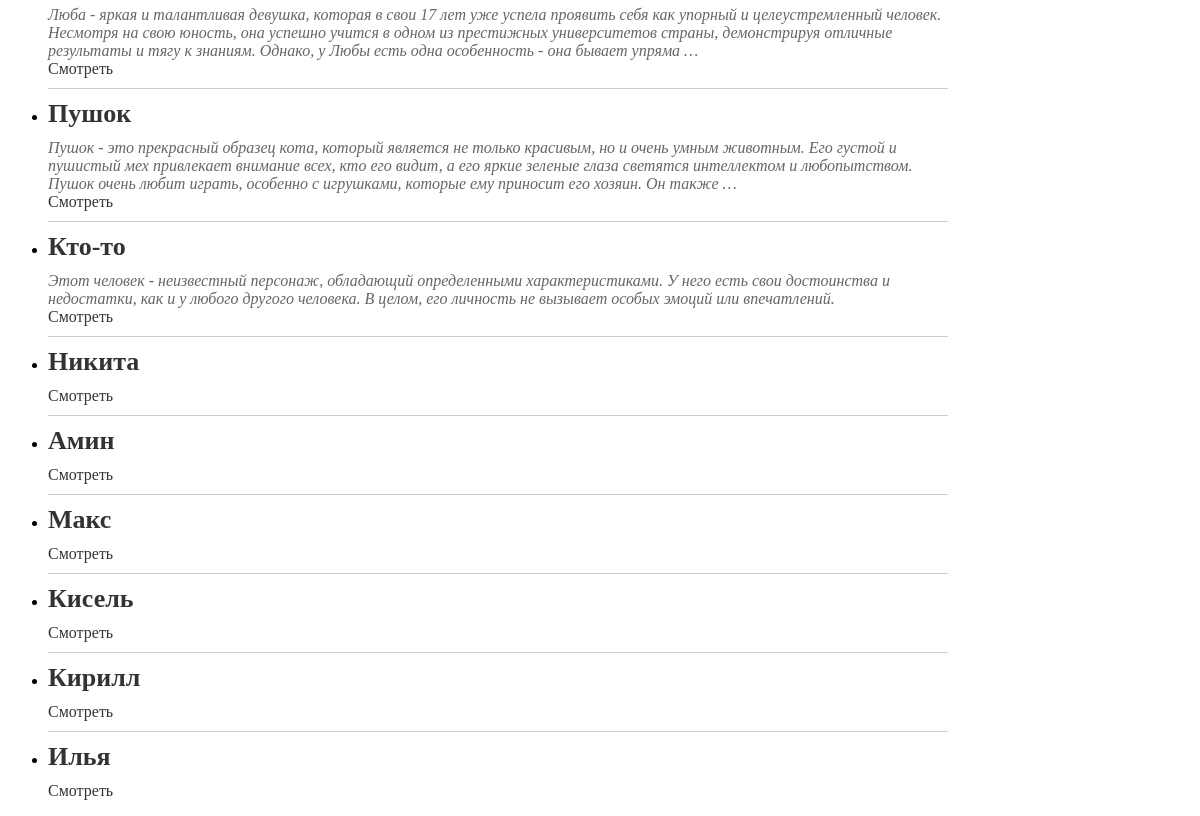
The app's page /friends/ (lower part), older data.
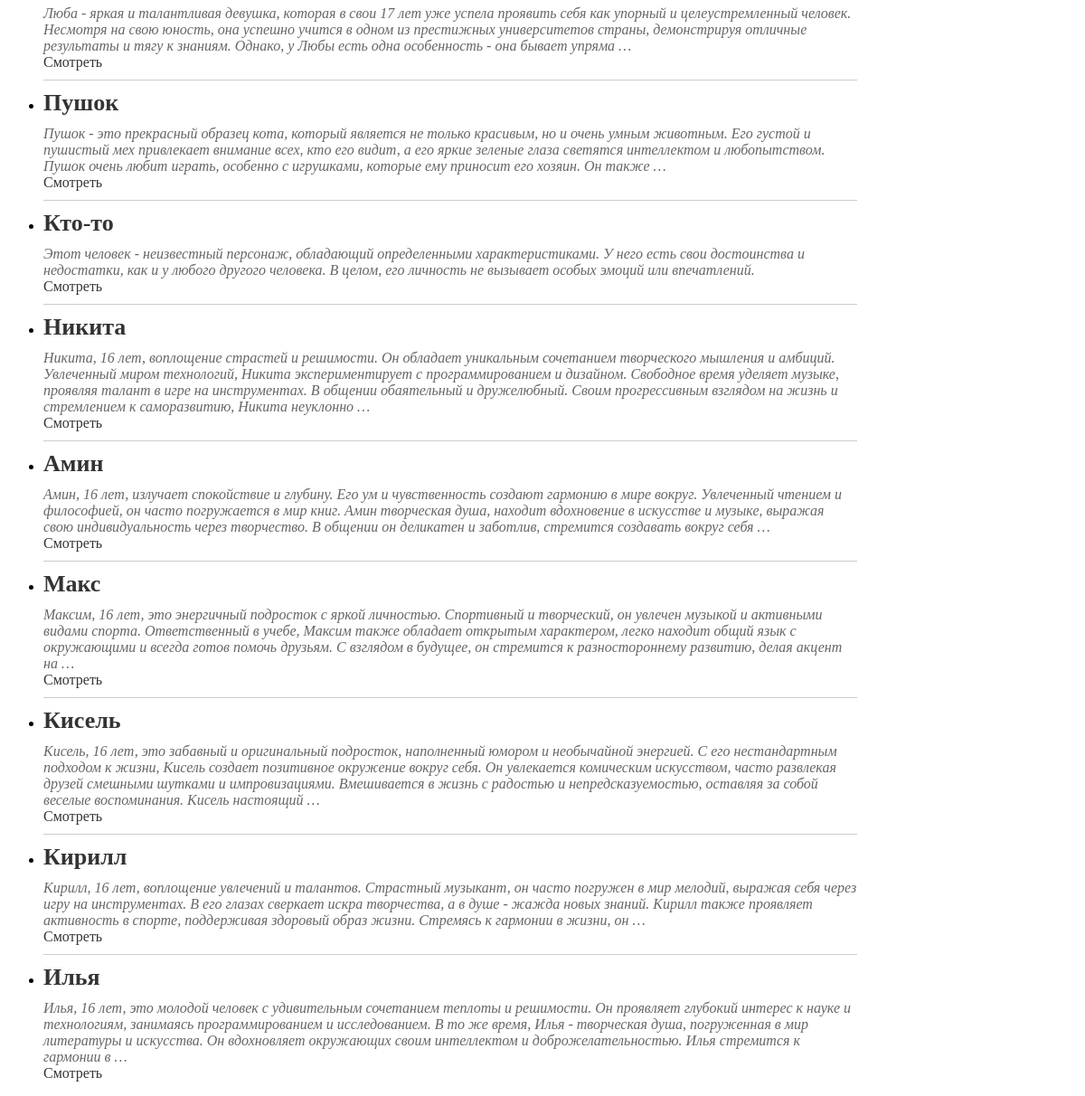
The same page, newer data.
### myapp/models.py (models this page shows)
class Friends(models.Model):
    class Status(models.IntegerChoices):
        NOT_THE_BEST = 0, "Не лучший друг"
        THE_BEST = 1, "Лучший друг"
    name = models.CharField(max_length=255)
    slug = models.SlugField(max_length=255, unique=True, db_index=True)
    description = models.TextField(blank=True)
    time_create = models.DateTimeField(auto_now_add=True)
    time_update = models.DateTimeField(auto_now=True)
    is_the_best = models.BooleanField(choices=Status.choices, default=Status.NOT_THE_BEST)
    gender = models.ForeignKey("Gender", on_delete=models.PROTECT, related_name="notes")
    tags = models.ManyToManyField("TagFriends", blank=True, related_name="tags")
    objects = models.Manager()
    is_the_best_manager = IsTheBestManager()
    girlfriend = models.OneToOneField("GirlFriend", on_delete=models.SET_NULL, null=True,
                                      blank="True", related_name="boyfriend")
    def __str__(self):
        return self.name
    class Meta:
        pass
    def get_absolute_url(self):
        return reverse("friend-slug", kwargs={"fr_slug": self.slug})

### myapp/views.py (the view)
# urls.py: path("friends/", views.friends, name="friends"),
def friends(request):
    friends_queryset = Friends.objects.all()
    print(friends_queryset)
    data = {
        "friends": friends_queryset,
        "title": "Друганы",
        "menu": menu,
    }
    return render(request, "myapp/friends.html", context=data)

### myapp/models.py (called while the page is built)
    def __str__(self):
        return self.name

    def get_absolute_url(self):
        return reverse("tag", kwargs={"tag_slug": self.slug})

### myapp/templatetags/friends_tags.py (called while the page is built)
@register.inclusion_tag("myapp/list_tags.html")
def show_all_tags():
    return {"tags": TagFriends.objects.all()}

### myapp/templates/myapp/friends.html (shortened to what this page needs)
{% extends 'base.html' %}
{% load friends_tags %}
{% block content %}
<ul class="friend-list">
    {% for friend in friends %}
    <li class="friend-item">
        <h2 class="friend-name">{{ friend.name }}</h2>
        <div class="info">
            {% autoescape off %}
            {{ friend.description|truncatewords:50 }}
            {% endautoescape %}
        </div>
        <a href="{{ friend.get_absolute_url }}">Смотреть</a>
        {% if not forloop.last %}
        <hr class="friend-divider">
        {% endif %}
    </li>
    {% endfor %}
</ul>
{% endblock %}

Row changes from the older to the newer data that the page shows:
changed Friends "Никита": description (not shown) → "Никита, 16 лет, воплощение страстей и решимости. Он обладает уникальным сочетанием творческого мышления и амбиций. Увлеченный миром технологий, Никита экспериментирует с программированием и дизайном. Свободное время уделяет музыке, проявляя талант в игре на инструментах. В общении обаятельный и дружелюбный. Своим прогрессивным взглядом на жизнь и стремлением к саморазвитию, Никита неуклонно …"
changed Friends "Амин": description (not shown) → "Амин, 16 лет, излучает спокойствие и глубину. Его ум и чувственность создают гармонию в мире вокруг. Увлеченный чтением и философией, он часто погружается в мир книг. Амин творческая душа, находит вдохновение в искусстве и музыке, выражая свою индивидуальность через творчество. В общении он деликатен и заботлив, стремится создавать вокруг себя …"
changed Friends "Макс": description (not shown) → "Максим, 16 лет, это энергичный подросток с яркой личностью. Спортивный и творческий, он увлечен музыкой и активными видами спорта. Ответственный в учебе, Максим также обладает открытым характером, легко находит общий язык с окружающими и всегда готов помочь друзьям. С взглядом в будущее, он стремится к разностороннему развитию, делая акцент на …"
changed Friends "Кисель": description (not shown) → "Кисель, 16 лет, это забавный и оригинальный подросток, наполненный юмором и необычайной энергией. С его нестандартным подходом к жизни, Кисель создает позитивное окружение вокруг себя. Он увлекается комическим искусством, часто развлекая друзей смешными шутками и импровизациями. Вмешивается в жизнь с радостью и непредсказуемостью, оставляя за собой веселые воспоминания. Кисель настоящий …"
changed Friends "Кирилл": description (not shown) → "Кирилл, 16 лет, воплощение увлечений и талантов. Страстный музыкант, он часто погружен в мир мелодий, выражая себя через игру на инструментах. В его глазах сверкает искра творчества, а в душе - жажда новых знаний. Кирилл также проявляет активность в спорте, поддерживая здоровый образ жизни. Стремясь к гармонии в жизни, он …"
changed Friends "Илья": description (not shown) → "Илья, 16 лет, это молодой человек с удивительным сочетанием теплоты и решимости. Он проявляет глубокий интерес к науке и технологиям, занимаясь программированием и исследованием. В то же время, Илья - творческая душа, погруженная в мир литературы и искусства. Он вдохновляет окружающих своим интеллектом и доброжелательностью. Илья стремится к гармонии в …"
